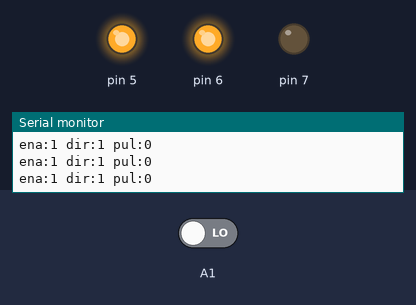
Recording of a sketch running on a simulated Arduino Uno, built with avr-gcc and run on an emulated ATmega328P. Parts: output pins drawn as LEDs (lit = HIGH), the last lines printed to the serial monitor. The inputs (shaded band) are chosen by the test bench; at power-on: A1 LOW.

Above: at 1.2 s.
1.3 s: A1 driven HIGH
At 2.3 s:
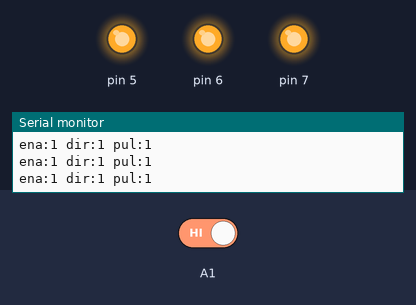
2.8 s: A1 driven LOW
At 3.6 s:
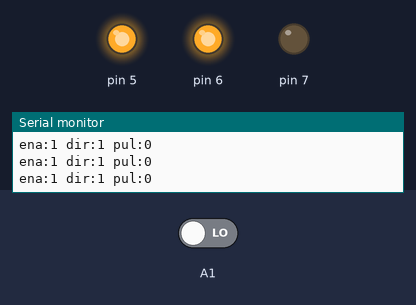
Timing chart, 0 to 5.8 s (numbered marks = the images above; inputs shaded):
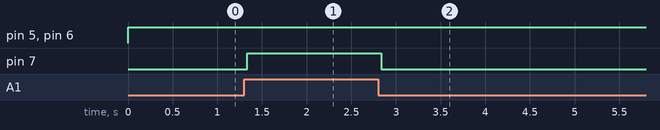

Measured:
- after the input at 1.3 s, pin 7: LOW → HIGH at once
- after the input at 2.8 s, pin 7: HIGH → LOW at once

The sketch:

arduino_converter.ino
```cpp
int to5 = 1, to6 = 1, to7;
void setup() {
  // put your setup code here, to run once:
  analogReference(DEFAULT);
  Serial.begin(9600);
  pinMode(A1, INPUT);
  pinMode(A3, INPUT);
  pinMode(A5, INPUT);
  pinMode(5, OUTPUT);
  pinMode(6, OUTPUT);
  pinMode(7, OUTPUT);
}

void loop() {
  // put your main code here, to run repeatedly:
//  to5 = digitalRead(A5);
//  to6 = digitalRead(A3);
  to7 = digitalRead(A1);
  Serial.print("ena:");
  Serial.print(to5, DEC);
  Serial.print(" dir:");
  Serial.print(to6, DEC);
  Serial.print(" pul:");
  Serial.println(to7, DEC);
  digitalWrite(5, to5);
  digitalWrite(6, to6);
  digitalWrite(7, to7);
}
```
